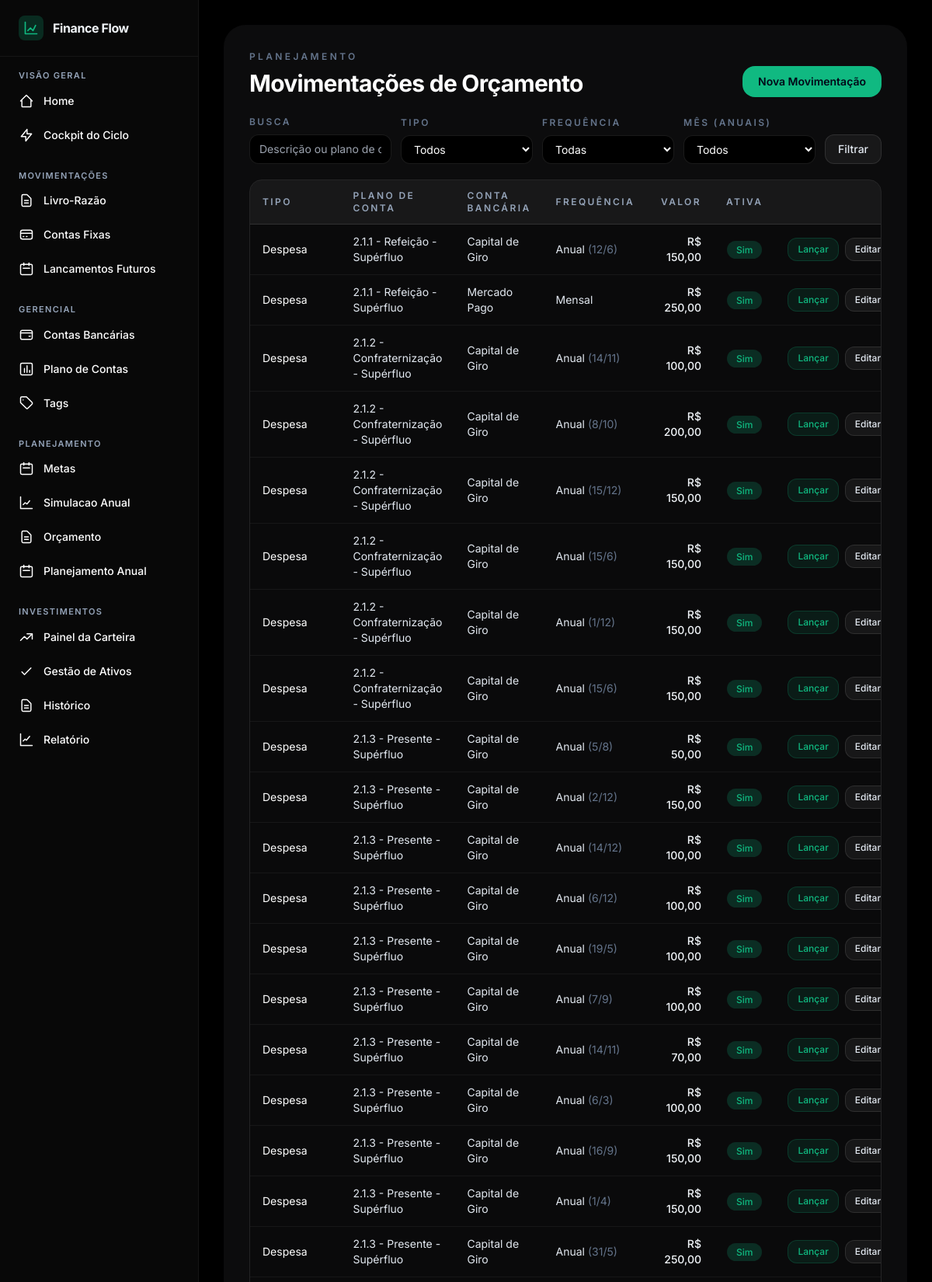
/planejamento/movimentacoes/ (upper part), run on the app's committed database.
### apps/orcamento/models.py (models this page shows, shortened)
class MovimentacaoOrcamento(ModeloBase):
    class Tipo(models.TextChoices):
        RECEITA = 'Receita', 'Receita'
        DESPESA = 'Despesa', 'Despesa'
        INVESTIMENTO = 'Investimento', 'Investimento'
        TRANSFERENCIA = 'Transferencia', 'Transferência'
    class Frequencia(models.TextChoices):
        MENSAL = 'Mensal', 'Mensal'
        ANUAL = 'Anual', 'Anual'
    tipo = models.CharField(max_length=15, choices=Tipo.choices)
    valor = models.DecimalField(max_digits=12, decimal_places=2)
    tags = models.ManyToManyField('contas.Tag', blank=True, related_name='movimentacoes_orcamento')
    plano_conta = models.ForeignKey(
        'contas.PlanoConta',
        on_delete=models.PROTECT,
        related_name='movimentacoes_orcamento',
    )
    descricao = models.CharField(max_length=255, blank=True)
    frequencia = models.CharField(max_length=10, choices=Frequencia.choices, default=Frequencia.MENSAL)
    conta_bancaria = models.ForeignKey(
        'contas.ContaBancaria',
        on_delete=models.PROTECT,
        related_name='movimentacoes_orcamento',
    )
    dia_referencia = models.PositiveSmallIntegerField(
        null=True,
        blank=True,
        validators=[MinValueValidator(1), MaxValueValidator(31)],
    )
    mes_referencia = models.PositiveSmallIntegerField(
        null=True,
        blank=True,
        validators=[MinValueValidator(1), MaxValueValidator(12)],
    )
    status_ativa = models.BooleanField(default=True)
    class Meta:
        verbose_name = 'Movimentação de Orçamento'
        verbose_name_plural = 'Movimentações de Orçamento'
        ordering = ['tipo', 'plano_conta__codigo', 'descricao']

### apps/contas/models.py (models this page shows, shortened)
class PlanoConta(ModeloBase):
    class TipoNatureza(models.TextChoices):
        RECEITA = 'Receita', 'Receita'
        DESPESA = 'Despesa', 'Despesa'
        INVESTIMENTO = 'Investimento', 'Investimento'
        TRANSFERENCIA = 'Transferencia', 'Transferência'
    codigo = models.CharField(
        max_length=40,
        unique=True,
        db_index=True,
        validators=[
            RegexValidator(
                regex=r'^\d+(\.\d+)*$',
                message='Use formato hierárquico numérico, como 1, 1.1 ou 1.1.1.',
            )
        ],
    )
    nome = models.CharField(max_length=150)
    tipo_natureza = models.CharField(max_length=15, choices=TipoNatureza.choices)
    conta_pai = models.ForeignKey(
        'self',
        on_delete=models.CASCADE,
        null=True,
        blank=True,
        related_name='subcontas',
    )
    class Meta:
        verbose_name = 'Plano de Conta'
        verbose_name_plural = 'Plano de Contas'

class ContaBancaria(ModeloBase):
    class Tipo(models.TextChoices):
        CONTA_CORRENTE = 'ContaCorrente', 'Conta Corrente'
        POUPANCA = 'Poupanca', 'Poupança'
        CARTEIRA = 'Carteira', 'Carteira'
        CORRETORA = 'Corretora', 'Corretora'
        CARTAO_CREDITO = 'CartaoCredito', 'Cartão de Crédito'
    nome = models.CharField(max_length=150)
    tipo = models.CharField(max_length=15, choices=Tipo.choices)
    saldo_inicial = models.DecimalField(max_digits=12, decimal_places=2, default=0)
    limite_credito = models.DecimalField(max_digits=12, decimal_places=2, null=True, blank=True)
    dia_vencimento = models.PositiveSmallIntegerField(null=True, blank=True)
    dia_fechamento = models.PositiveSmallIntegerField(null=True, blank=True)
    class Meta:
        verbose_name = 'Conta Bancária'
        verbose_name_plural = 'Contas Bancárias'

### apps/orcamento/views.py (the view, shortened to what this page needs)
# urls.py: path('planejamento/movimentacoes/', lista_movimentacoes_orcamento, name='lista_movimentacoes_orcamento'),
def lista_movimentacoes_orcamento(request):
	tipo = (request.GET.get('tipo') or '').strip()
	frequencia = (request.GET.get('frequencia') or '').strip()
	mes_referencia = (request.GET.get('mes_referencia') or '').strip()
	query = (request.GET.get('q') or '').strip()
	registros = MovimentacaoOrcamento.objects.select_related(
		'plano_conta',
		'conta_bancaria',
	).prefetch_related('tags').order_by('tipo', 'plano_conta__codigo', 'descricao')
	if tipo:
		registros = registros.filter(tipo=tipo)
	if frequencia:
		registros = registros.filter(frequencia=frequencia)
	if query:
		registros = registros.filter(Q(descricao__icontains=query) | Q(plano_conta__nome__icontains=query) | Q(plano_conta__codigo__icontains=query))
	registros = list(registros)
	ano_atual = timezone.localdate().year
	for item in registros:
		data_sugerida = _sugerir_data_vencimento_orcamento(item, ano_atual)
		item.data_sugerida_vencimento = data_sugerida.strftime('%Y-%m-%d')
		item.frequencia_futuro_sugerida = (
			Frequencia.ANUAL
			if item.frequencia == MovimentacaoOrcamento.Frequencia.ANUAL
			else Frequencia.VARIAVEL
		)
	return render(
		request,
		'orcamento/movimentacoes/lista.html',
		{
			'registros': registros,
			'tipo': tipo,
			'frequencia': frequencia,
			'mes_referencia': mes_referencia,
			'query': query,
			'tipos_transacao': MovimentacaoOrcamento.Tipo.choices,
			'frequencias': MovimentacaoOrcamento.Frequencia.choices,
			'meses_ano': MESES_ANO,
			'formatos_pagamento': FormatoPagamento.choices,
		},
	)

### apps/orcamento/views.py (called while the page is built, shortened)
def _sugerir_data_vencimento_orcamento(registro, ano_atual):
	if (
		registro.frequencia == MovimentacaoOrcamento.Frequencia.ANUAL
		and registro.mes_referencia
		and registro.dia_referencia
	):
		dia_maximo = monthrange(ano_atual, registro.mes_referencia)[1]
		dia = min(registro.dia_referencia, dia_maximo)
		return date(ano_atual, registro.mes_referencia, dia)
	return timezone.localdate()

### templates/orcamento/movimentacoes/lista.html (shortened to what this page needs)
{% extends "layouts/base.html" %}
{% block content %}
<div class="mx-auto max-w-7xl">
  <section class="glass-panel rounded-[28px] p-8 shadow-2xl shadow-black/10">
    <div class="mb-6 flex flex-col gap-4 md:flex-row md:items-end md:justify-between">
      <div>
        <p class="text-xs font-semibold uppercase tracking-[0.28em] text-slate-500">Planejamento</p>
        <h1 class="mt-2 text-3xl font-bold tracking-tight text-white">Movimentações de Orçamento</h1>
      </div>
      <a href="{% url 'orcamento:nova_movimentacao_orcamento' %}" class="inline-flex items-center rounded-2xl bg-neonprimary px-5 py-2.5 text-sm font-semibold text-slate-950 transition hover:brightness-110">Nova Movimentação</a>
    </div>
    <form method="GET" class="mb-5 grid grid-cols-1 gap-3 md:grid-cols-[1fr_170px_170px_170px_auto] md:items-end">
      <div>
        <label class="mb-2 block text-xs font-semibold uppercase tracking-[0.2em] text-slate-500">Busca</label>
        <input type="text" name="q" value="{{ query }}" placeholder="Descrição ou plano de conta" class="w-full rounded-xl border border-white/10 bg-darkbg px-3 py-2 text-sm text-white outline-none transition focus:border-neonprimary/40" />
      </div>
      <div>
        <label class="mb-2 block text-xs font-semibold uppercase tracking-[0.2em] text-slate-500">Tipo</label>
        <select name="tipo" class="w-full rounded-xl border border-white/10 bg-darkbg px-3 py-2 text-sm text-white outline-none transition focus:border-neonprimary/40">
          <option value="">Todos</option>
        </select>
      </div>
      <div>
        <label class="mb-2 block text-xs font-semibold uppercase tracking-[0.2em] text-slate-500">Frequência</label>
        <select name="frequencia" class="w-full rounded-xl border border-white/10 bg-darkbg px-3 py-2 text-sm text-white outline-none transition focus:border-neonprimary/40">
          <option value="">Todas</option>
        </select>
      </div>
      <div>
        <label class="mb-2 block text-xs font-semibold uppercase tracking-[0.2em] text-slate-500">Mês (Anuais)</label>
        <select name="mes_referencia" class="w-full rounded-xl border border-white/10 bg-darkbg px-3 py-2 text-sm text-white outline-none transition focus:border-neonprimary/40">
          <option value="">Todos</option>
        </select>
      </div>
      <button type="submit" class="inline-flex items-center rounded-xl border border-white/10 bg-white/5 px-4 py-2 text-sm font-medium text-slate-200 transition hover:bg-white/10">Filtrar</button>
    </form>
    <div class="overflow-x-auto rounded-2xl border border-white/10">
      <table class="min-w-full divide-y divide-white/10">
        <thead class="bg-white/5">
          <tr>
            <th class="px-4 py-3 text-left text-xs font-semibold uppercase tracking-[0.2em] text-slate-400">Tipo</th>
            <th class="px-4 py-3 text-left text-xs font-semibold uppercase tracking-[0.2em] text-slate-400">Plano de Conta</th>
            <th class="px-4 py-3 text-left text-xs font-semibold uppercase tracking-[0.2em] text-slate-400">Conta Bancária</th>
            <th class="px-4 py-3 text-left text-xs font-semibold uppercase tracking-[0.2em] text-slate-400">Frequência</th>
            <th class="px-4 py-3 text-right text-xs font-semibold uppercase tracking-[0.2em] text-slate-400">Valor</th>
            <th class="px-4 py-3 text-center text-xs font-semibold uppercase tracking-[0.2em] text-slate-400">Ativa</th>
            <th class="px-4 py-3 text-right text-xs font-semibold uppercase tracking-[0.2em] text-slate-400">Ações</th>
          </tr>
        </thead>
        <tbody class="divide-y divide-white/5 bg-black/10">
          {% for item in registros %}
            <tr class="transition hover:bg-white/5">
              <td class="px-4 py-3 text-sm text-white">{{ item.get_tipo_display }}</td>
              <td class="px-4 py-3 text-sm text-slate-200">{{ item.plano_conta.codigo }} - {{ item.plano_conta.nome }}</td>
              <td class="px-4 py-3 text-sm text-slate-200">{{ item.conta_bancaria.nome }}</td>
              <td class="px-4 py-3 text-sm text-slate-200">
                {{ item.frequencia }}
                {% if item.frequencia == 'Anual' and item.mes_referencia %}
                  <span class="text-slate-500">({{ item.dia_referencia }}/{{ item.mes_referencia }})</span>
                {% endif %}
              </td>
              <td class="px-4 py-3 text-right text-sm font-medium text-slate-100">R$ {{ item.valor|floatformat:2 }}</td>
              <td class="px-4 py-3 text-center text-sm">
                {% if item.status_ativa %}
                  <span class="rounded-full bg-neonprimary/20 px-3 py-1 text-xs font-medium text-neonprimary">Sim</span>
                {% else %}
                  <span class="rounded-full bg-white/10 px-3 py-1 text-xs font-medium text-slate-300">Não</span>
                {% endif %}
              </td>
              <td class="px-4 py-3 text-right text-sm">
                <div class="inline-flex items-center gap-2">
                  <button
                    type="button"
                    class="btnAbrirModalLancar inline-flex rounded-xl border border-neonprimary/20 bg-neonprimary/10 px-3 py-1.5 text-xs font-medium text-neonprimary transition hover:bg-neonprimary/20"
                    data-url="{% url 'orcamento:lancar_movimentacao_orcamento_futuro' item.id %}"
                    data-descricao="{{ item.descricao|default:'Sem descricao'|escape }}"
                    data-tipo="{{ item.get_tipo_display|escape }}"
                    data-valor="{{ item.valor|floatformat:2 }}"
                    data-plano="{{ item.plano_conta.codigo }} - {{ item.plano_conta.nome|escape }}"
                    data-conta="{{ item.conta_bancaria.nome|escape }}"
                    data-data-vencimento="{{ item.data_sugerida_vencimento }}"
                  >
                    Lançar
                  </button>
                  <a href="{% url 'orcamento:editar_movimentacao_orcamento' item.id %}" class="inline-flex rounded-xl border border-white/10 bg-white/5 px-3 py-1.5 text-xs font-medium text-slate-200 transition hover:bg-white/10">Editar</a>
                </div>
              </td>
            </tr>
          {% empty %}
            <tr>
              <td colspan="7" class="px-4 py-10 text-center text-sm text-slate-400">Nenhuma movimentação de orçamento cadastrada.</td>
            </tr>
          {% endfor %}
        </tbody>
      </table>
    </div>
  </section>
</div>
{% endblock %}

### templates/layouts/base.html (style rules this page uses)
body { background-color: #0f0f0f; color: #F8FAFC; -webkit-font-smoothing: antialiased; }
.glass-panel { background: rgba(18, 18, 19, 0.7); backdrop-filter: blur(12px); border: 1px solid rgba(15, 14, 14, 0.05); }

### data on the page
MovimentacaoOrcamento: tipo "Despesa", plano_conta.codigo "2.1.1", plano_conta.nome "Refeição - Supérfluo", conta_bancaria.nome "Capital de Giro", frequencia "Anual", dia_referencia "12", mes_referencia "6", valor "150,00", status_ativa "Sim"
MovimentacaoOrcamento: tipo "Despesa", plano_conta.codigo "2.1.1", plano_conta.nome "Refeição - Supérfluo", conta_bancaria.nome "Mercado Pago", frequencia "Mensal", valor "250,00", status_ativa "Sim"
MovimentacaoOrcamento: tipo "Despesa", plano_conta.codigo "2.1.2", plano_conta.nome "Confraternização - Supérfluo", conta_bancaria.nome "Capital de Giro", frequencia "Anual", dia_referencia "14", mes_referencia "11", valor "100,00", status_ativa "Sim"
MovimentacaoOrcamento: tipo "Despesa", plano_conta.codigo "2.1.2", plano_conta.nome "Confraternização - Supérfluo", conta_bancaria.nome "Capital de Giro", frequencia "Anual", dia_referencia "8", mes_referencia "10", valor "200,00", status_ativa "Sim"
MovimentacaoOrcamento: tipo "Despesa", plano_conta.codigo "2.1.2", plano_conta.nome "Confraternização - Supérfluo", conta_bancaria.nome "Capital de Giro", frequencia "Anual", dia_referencia "15", mes_referencia "12", valor "150,00", status_ativa "Sim"
MovimentacaoOrcamento: tipo "Despesa", plano_conta.codigo "2.1.2", plano_conta.nome "Confraternização - Supérfluo", conta_bancaria.nome "Capital de Giro", frequencia "Anual", dia_referencia "15", mes_referencia "6", valor "150,00", status_ativa "Sim"
MovimentacaoOrcamento: tipo "Despesa", plano_conta.codigo "2.1.2", plano_conta.nome "Confraternização - Supérfluo", conta_bancaria.nome "Capital de Giro", frequencia "Anual", dia_referencia "1", mes_referencia "12", valor "150,00", status_ativa "Sim"
MovimentacaoOrcamento: tipo "Despesa", plano_conta.codigo "2.1.2", plano_conta.nome "Confraternização - Supérfluo", conta_bancaria.nome "Capital de Giro", frequencia "Anual", dia_referencia "15", mes_referencia "6", valor "150,00", status_ativa "Sim"
MovimentacaoOrcamento: tipo "Despesa", plano_conta.codigo "2.1.3", plano_conta.nome "Presente - Supérfluo", conta_bancaria.nome "Capital de Giro", frequencia "Anual", dia_referencia "5", mes_referencia "8", valor "50,00", status_ativa "Sim"
MovimentacaoOrcamento: tipo "Despesa", plano_conta.codigo "2.1.3", plano_conta.nome "Presente - Supérfluo", conta_bancaria.nome "Capital de Giro", frequencia "Anual", dia_referencia "2", mes_referencia "12", valor "150,00", status_ativa "Sim"
MovimentacaoOrcamento: tipo "Despesa", plano_conta.codigo "2.1.3", plano_conta.nome "Presente - Supérfluo", conta_bancaria.nome "Capital de Giro", frequencia "Anual", dia_referencia "14", mes_referencia "12", valor "100,00", status_ativa "Sim"
MovimentacaoOrcamento: tipo "Despesa", plano_conta.codigo "2.1.3", plano_conta.nome "Presente - Supérfluo", conta_bancaria.nome "Capital de Giro", frequencia "Anual", dia_referencia "6", mes_referencia "12", valor "100,00", status_ativa "Sim"
MovimentacaoOrcamento: tipo "Despesa", plano_conta.codigo "2.1.3", plano_conta.nome "Presente - Supérfluo", conta_bancaria.nome "Capital de Giro", frequencia "Anual", dia_referencia "19", mes_referencia "5", valor "100,00", status_ativa "Sim"
MovimentacaoOrcamento: tipo "Despesa", plano_conta.codigo "2.1.3", plano_conta.nome "Presente - Supérfluo", conta_bancaria.nome "Capital de Giro", frequencia "Anual", dia_referencia "7", mes_referencia "9", valor "100,00", status_ativa "Sim"
MovimentacaoOrcamento: tipo "Despesa", plano_conta.codigo "2.1.3", plano_conta.nome "Presente - Supérfluo", conta_bancaria.nome "Capital de Giro", frequencia "Anual", dia_referencia "14", mes_referencia "11", valor "70,00", status_ativa "Sim"
MovimentacaoOrcamento: tipo "Despesa", plano_conta.codigo "2.1.3", plano_conta.nome "Presente - Supérfluo", conta_bancaria.nome "Capital de Giro", frequencia "Anual", dia_referencia "6", mes_referencia "3", valor "100,00", status_ativa "Sim"
MovimentacaoOrcamento: tipo "Despesa", plano_conta.codigo "2.1.3", plano_conta.nome "Presente - Supérfluo", conta_bancaria.nome "Capital de Giro", frequencia "Anual", dia_referencia "16", mes_referencia "9", valor "150,00", status_ativa "Sim"
MovimentacaoOrcamento: tipo "Despesa", plano_conta.codigo "2.1.3", plano_conta.nome "Presente - Supérfluo", conta_bancaria.nome "Capital de Giro", frequencia "Anual", dia_referencia "1", mes_referencia "4", valor "150,00", status_ativa "Sim"
MovimentacaoOrcamento: tipo "Despesa", plano_conta.codigo "2.1.3", plano_conta.nome "Presente - Supérfluo", conta_bancaria.nome "Capital de Giro", frequencia "Anual", dia_referencia "31", mes_referencia "5", valor "250,00", status_ativa "Sim"
